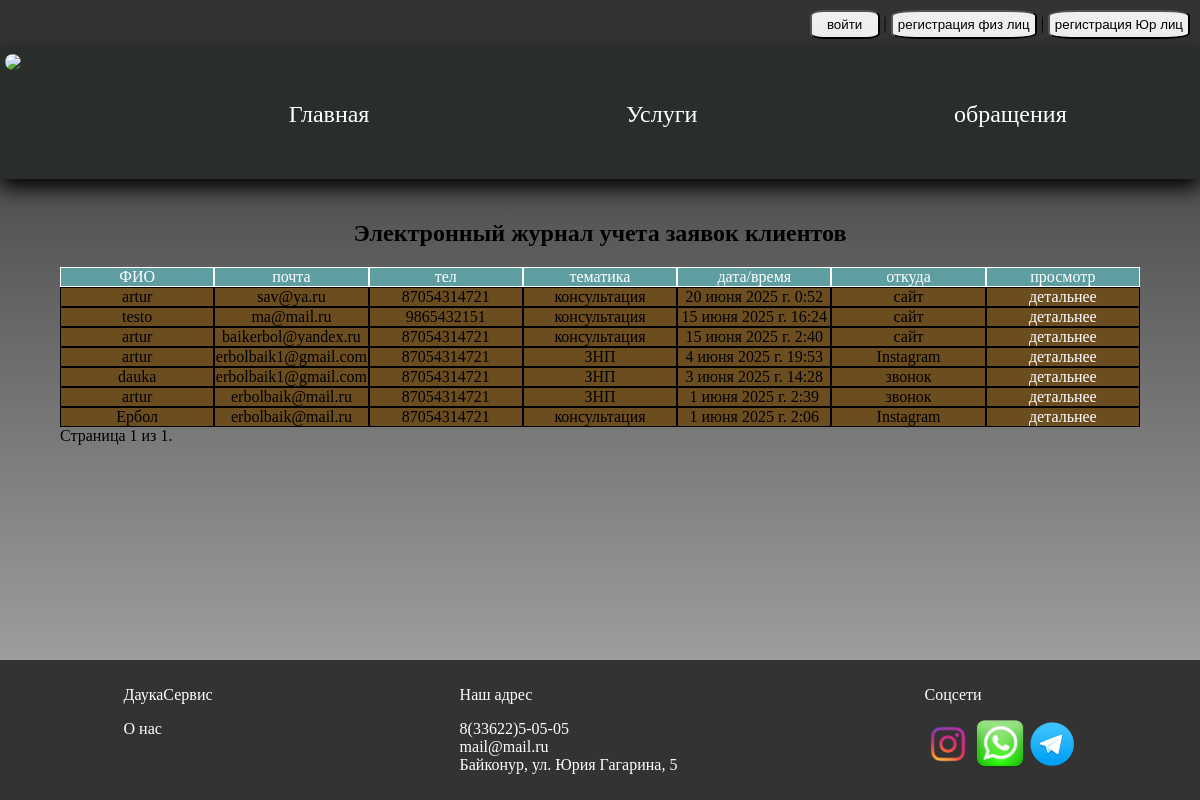
The page /voice_register?expired=True on the database its author committed.
### voiceService/models.py (models this page shows, shortened)
class Voice(models.Model):
    client = models.ForeignKey(CustomUser, null=True, blank=True, on_delete=models.SET_NULL,
                               verbose_name='зарег. клиент')
    full_name = models.CharField(max_length=255, blank=True, verbose_name='ФИО')
    phone = models.CharField('телефон', max_length=30, blank=True)
    email = models.EmailField('почта', blank=True)
    created_at = models.DateTimeField(auto_now_add=True, verbose_name='время обращения')
    topic = models.ForeignKey(Topic, verbose_name='тематика', on_delete=models.SET_NULL, null=True)
    source = models.CharField(max_length=50, choices=[
        ('instagram', 'Instagram'),
        ('call', 'звонок'),
        ('vk', 'ВК'),
        ('tg', 'телеграм'),
        ('whatsapp', 'WhatsApp'),
        ('site', 'сайт'),
    ], verbose_name='откуда заявка')
    status = models.BooleanField('Статус', default=False)
    text = models.TextField('текст обращения',null=True)
    def get_absolute_url(self):
        return reverse('voice_detail', kwargs={'pk': self.pk})
    class Meta:
        verbose_name = 'заявка'
        verbose_name_plural = 'заявки'

class Topic(models.Model):
    title = models.CharField(max_length=255)
    class Meta:
        verbose_name = 'тема заявки'
        verbose_name_plural = 'темы заявки'
    def __str__(self):
        return f'{self.title}'

### userManager/models.py (models this page shows)
class CustomUser(AbstractUser):
    inn = models.PositiveIntegerField('ИНН', blank=True, null=True, unique=True)
    email = models.EmailField(unique=True)

### voiceService/views.py (the view, shortened to what this page needs)
# urls.py: path('voice_register', voice_register, name='voice_register'),
def voice_register(request):
    form = VoicenForm(request.POST or None)
    expired = request.GET.get('expired')
    class_expired=''
    if expired:
        date_threshold = timezone.now() - timedelta(days=1)
        voices = Voice.objects.filter(status=False,created_at__lt=date_threshold).order_by('-created_at')
        class_expired='class_expired'
    paginator = Paginator(voices, 10)
    page_number = request.GET.get("page")
    page_obj = paginator.get_page(page_number)
    if form.is_valid():
        voice = form.save()
        VoiceAssignment.objects.create(voice=voice,employee=request.user)
        return redirect('voice_register')
    context = {
        'form': form,
        'page_obj': page_obj,
        'class_expired':class_expired,
    }
    return render(request, 'voice_register.html', context)

### userManager/views.py (called while the page is built)
def auth_form_processor(request):
    creating_form = UserForm()
    auth_form = AuthenticationForm()
    creating_form_legal = LegalEntity()
    return {
        'creating_form': creating_form,
        'auth_form': auth_form,
        'creating_form_legal': creating_form_legal,
        'roles':list(request.user.groups.all().values_list('name', flat=True)) if request.user.is_authenticated else []
    }

### templates/voice_register.html (shortened to what this page needs)
{% extends 'base.html' %}
{% block content %}
<h2>Электронный журнал учета заявок клиентов</h2>
<div class="row d-flex" style="color:#ffffff;background-color: cadetblue">
    <div class="col">ФИО</div>
    <div class="col">почта</div>
    <div class="col">тел</div>
    <div class="col">тематика</div>
    <div class="col">дата/время</div>
    <div class="col">откуда</div>
    <div class="col">просмотр</div>
</div>
{% for object in page_obj %}
<div class="row d-flex {{class_expired}}">
    <div class="col">{{ object.client|default:object.full_name }}</div>
    <div class="col">{{object.email}}</div>
    <div class="col">{{object.phone}}</div>
    <div class="col">{{object.topic}}</div>
    <div class="col">{{object.created_at}}</div>
    <div class="col">{{object.get_source_display}}</div>
    <div class="col">
        <a href="{{object.get_absolute_url}}"  class="tile__btn">детальнее</a>
    </div>
</div>
{% endfor %}
<div class="pagination">
    <span class="step-links">
        <span class="current">
            Страница {{ page_obj.number }} из {{ page_obj.paginator.num_pages }}.
        </span>
    </span>
</div>
{% endblock %}

### static/style.css (style rules this page uses)
body { margin: 0; font-family: "Finder"; height: 100%; background: rgba(0, 0, 0, 0.15); position:relative; background: linear-gradient(to bottom, rgba(0, 0, 0, 0.8), rgba(67, 67, 67, 0.4)); }
a { text-decoration: none; color: white; }
h1,h2,h3 { text-align: center; }
.d-flex { display:flex; }

### templates/voice_register.html (style rules this page uses)
.col { width: calc(100%/6); }
.row .col { border: solid 1px; text-align:center; }
.class_expired { background-color: rgb(107, 77, 31);; }

### rows shown on the page
Voice: client "artur", email "sav@ya.ru", phone "87054314721", topic "консультация", created_at "20 июня 2025 г. 0:52", source "сайт"
Voice: client "testo", email "ma@mail.ru", phone "9865432151", topic "консультация", created_at "15 июня 2025 г. 16:24", source "сайт"
Voice: client "artur", email "baikerbol@yandex.ru", phone "87054314721", topic "консультация", created_at "15 июня 2025 г. 2:40", source "сайт"
Voice: client "artur", email "erbolbaik1@gmail.com", phone "87054314721", topic "ЗНП", created_at "4 июня 2025 г. 19:53", source "Instagram"
Voice: client "dauka", email "erbolbaik1@gmail.com", phone "87054314721", topic "ЗНП", created_at "3 июня 2025 г. 14:28", source "звонок"
Voice: client "artur", email "erbolbaik@mail.ru", phone "87054314721", topic "ЗНП", created_at "1 июня 2025 г. 2:39", source "звонок"
Voice: client "Ербол", email "erbolbaik@mail.ru", phone "87054314721", topic "консультация", created_at "1 июня 2025 г. 2:06", source "Instagram"

### other values the page prints
{{ page_obj.number }} "1"
{{ page_obj.paginator.num_pages }} "1"
